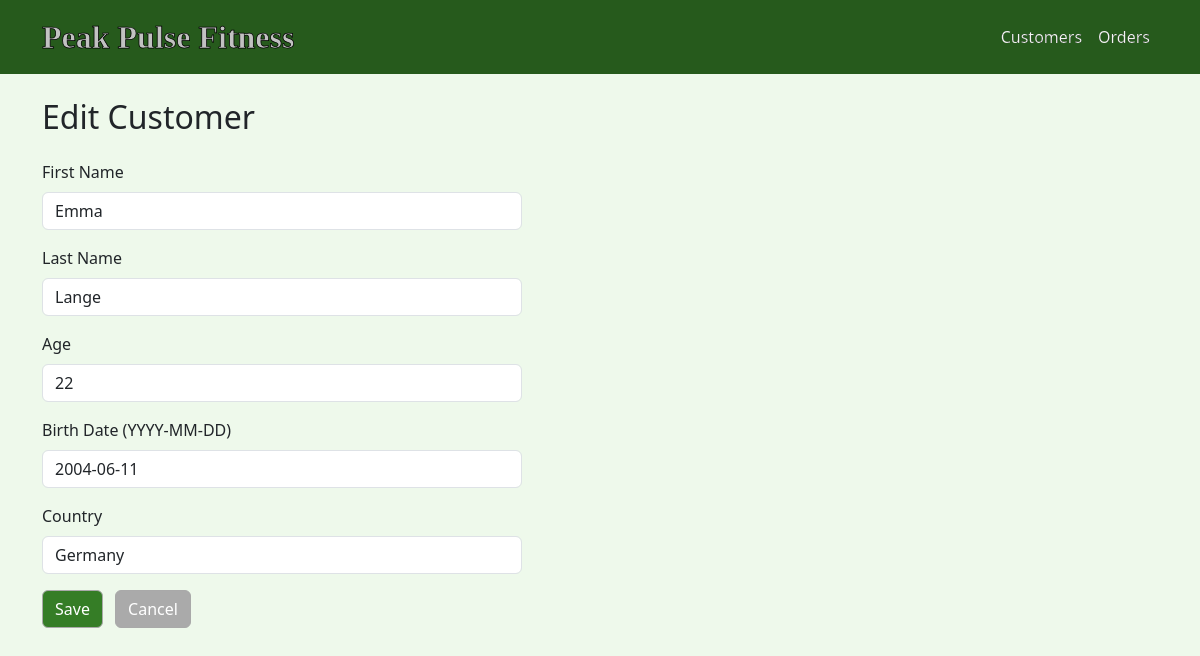
Screenshot of /customers/3/edit with the database file from the repository.
### models.py (models this page shows)
class Customer(db.Model):
    __tablename__ = 'Customer_data'
    CustomerID = db.Column(db.Integer, primary_key=True)
    FirstName  = db.Column(db.String, nullable=False)
    LastName   = db.Column(db.String, nullable=False)
    Age        = db.Column(db.Integer, nullable=False)
    BirthDate  = db.Column(db.String, nullable=False)
    Country    = db.Column(db.String, nullable=False)
    orders = db.relationship('Order', back_populates='customer')

### routes.py (the view, shortened to what this page needs)
@app.route('/customers/<int:customer_id>/edit', methods=['GET', 'POST'])
def customer_edit(customer_id):
    customer = Customer.query.get_or_404(customer_id)
    form     = CustomerForm(obj=customer)
    return render_template('customers/form.html', form=form, title='Edit Customer')

### routes.py
class CustomerForm(FlaskForm):
    FirstName = StringField('First Name', validators=[DataRequired()])
    LastName  = StringField('Last Name',  validators=[DataRequired()])
    Age       = IntegerField('Age',       validators=[DataRequired()])
    BirthDate = StringField('Birth Date (YYYY-MM-DD)', validators=[DataRequired()])
    Country   = StringField('Country',   validators=[DataRequired()])
    submit    = SubmitField('Save')

### templates/customers/form.html (shortened to what this page needs)
{% extends 'base.html' %}
{% block content %}
<h2 class="mb-4">{{ title }}</h2>
<form method="post" novalidate style="max-width: 480px;">
    <div class="mb-3">
        {{ form.FirstName.label(class="form-label") }}
        {{ form.FirstName(class="form-control" + (" is-invalid" if form.FirstName.errors else "")) }}
    </div>
    <div class="mb-3">
        {{ form.LastName.label(class="form-label") }}
        {{ form.LastName(class="form-control" + (" is-invalid" if form.LastName.errors else "")) }}
    </div>
    <div class="mb-3">
        {{ form.Age.label(class="form-label") }}
        {{ form.Age(class="form-control" + (" is-invalid" if form.Age.errors else "")) }}
    </div>
    <div class="mb-3">
        {{ form.BirthDate.label(class="form-label") }}
        {{ form.BirthDate(class="form-control" + (" is-invalid" if form.BirthDate.errors else ""),
                          placeholder="YYYY-MM-DD") }}
    </div>
    <div class="mb-3">
        {{ form.Country.label(class="form-label") }}
        {{ form.Country(class="form-control" + (" is-invalid" if form.Country.errors else "")) }}
    </div>
    {{ form.submit(class="btn btn-primary") }}
    <a href="{{ url_for('customer_list') }}" class="btn btn-secondary ms-2">Cancel</a>
</form>
{% endblock %}

### templates/base.html (style rules this page uses)
.btn-secondary { background-color: #C2C2C2; border-color: #AAAAAA; }

### templates/customers/form.html (style rules this page uses)
body { background-color: #EEF9EB; }
.btn-primary { background-color: #357D26; border-color: darkgray; }
.btn-secondary { background-color: #AAAAAA; border-color: darkgray; }

### rows the page displays
Customer: FirstName "Emma", LastName "Lange", Age "22", BirthDate "2004-06-11", Country "Germany"

### other values shown
{{ title }} "Edit Customer"
